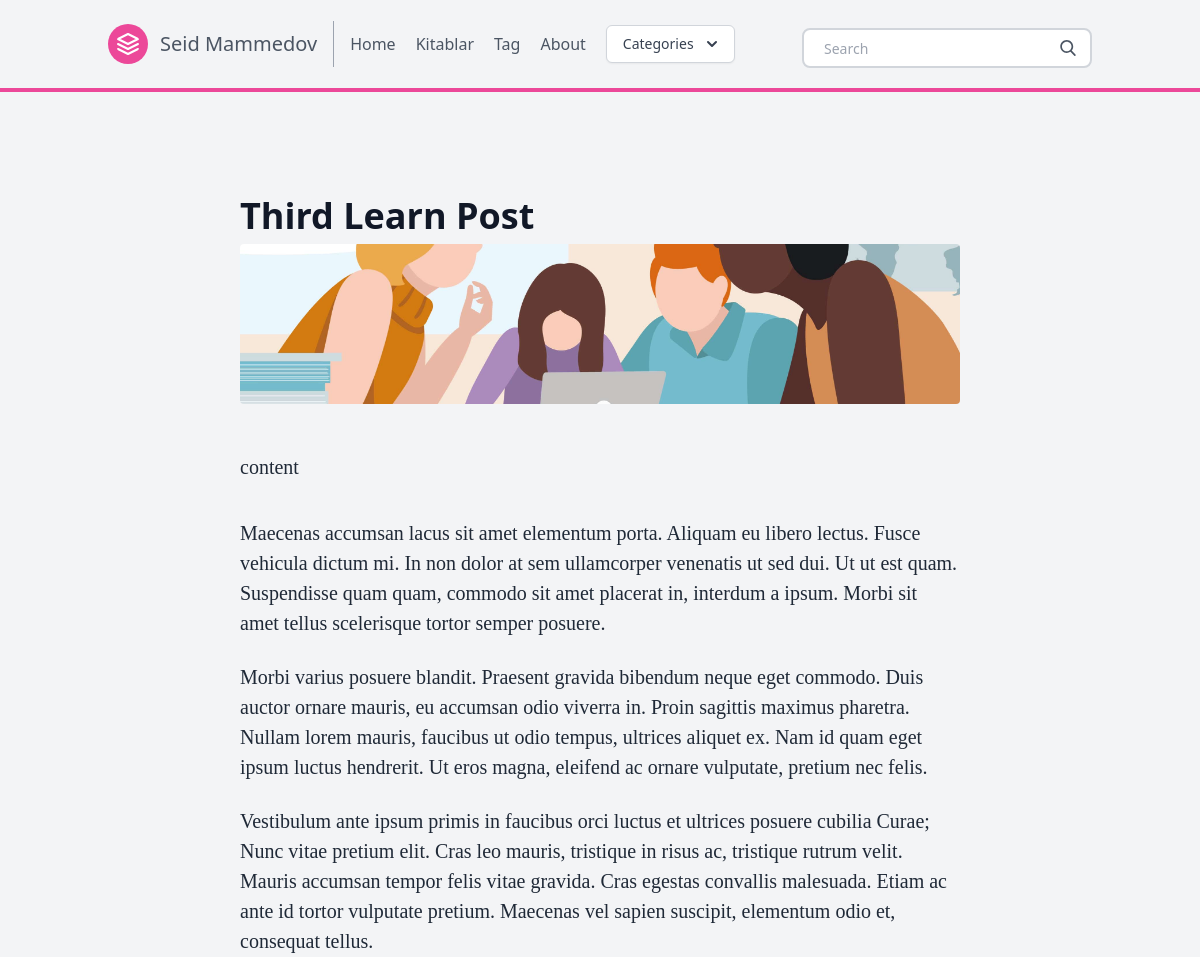
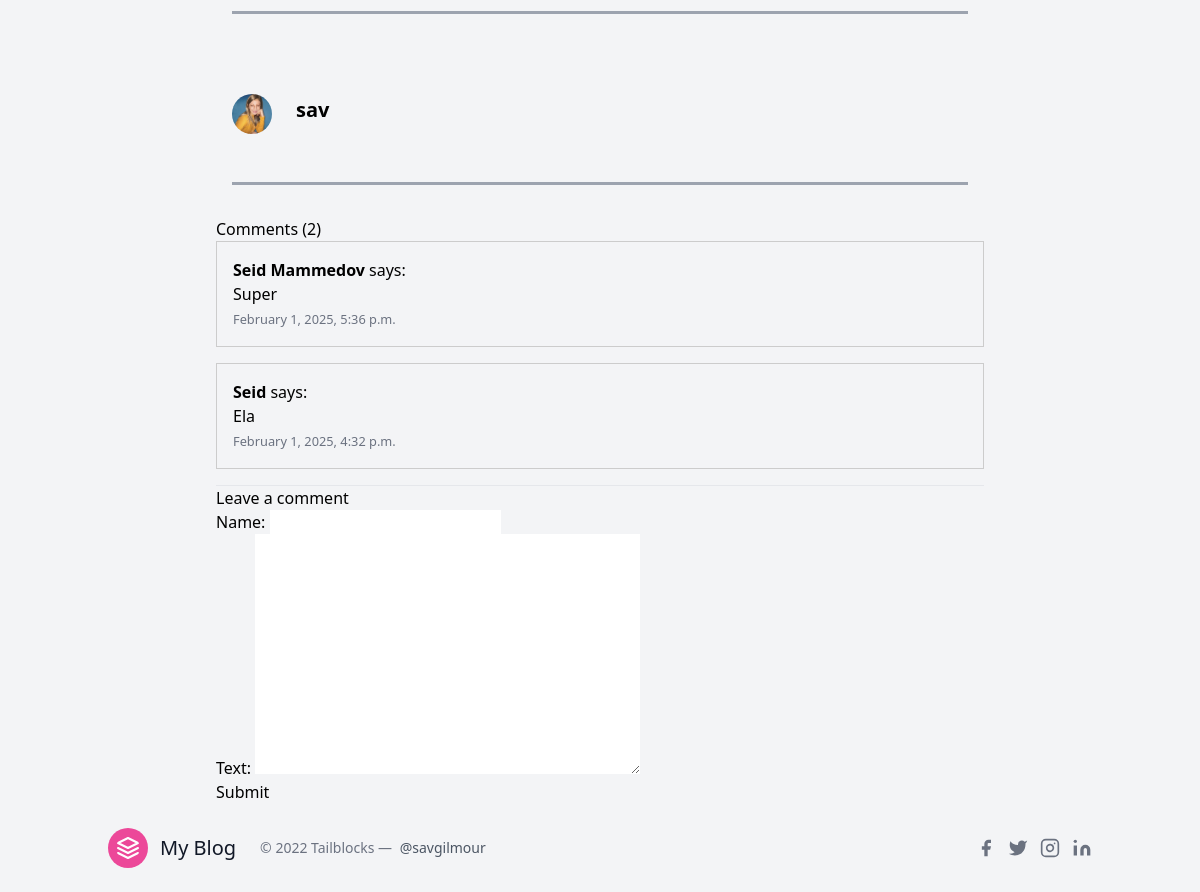
The page /post/learn-post-3/ on the database its author committed (2 pictures, top to bottom).
### posts/models.py (models this page shows, shortened)
class Post(models.Model):
    title = models.CharField(max_length=100)
    slug = models.SlugField()
    overview = models.TextField()
    timestamp = models.DateTimeField(auto_now_add=True)
    content = models.TextField()
    author = models.ForeignKey(Author, on_delete=models.CASCADE)
    thumbnail = models.ImageField()
    categories = models.ManyToManyField(Category)
    featured = models.BooleanField()

class Author(models.Model):
    user = models.OneToOneField(User, on_delete=models.CASCADE)
    profile_picture = models.ImageField()
    def __str__(self):
        return self.user.username

class Comment(models.Model):
    post = models.ForeignKey(Post, on_delete=models.CASCADE, related_name='comments')
    name = models.CharField(max_length=100)  # The commenter’s name
    text = models.TextField()                # The comment content
    created_at = models.DateTimeField(auto_now_add=True)

### posts/views.py (the view)
# urls.py: path('post/<slug>/', post, name = 'post'),
def post(request, slug):
    post_obj = get_object_or_404(Post, slug=slug)
    comments = post_obj.comments.all().order_by('-created_at')
    if request.method == 'POST':
        form = CommentForm(request.POST)
        if form.is_valid():
            new_comment = form.save(commit=False)
            new_comment.post = post_obj
            new_comment.save()
            return redirect('post', slug=slug)
    else:
        form = CommentForm()
    context = {
        'post': post_obj,
        'comments': comments,
        'form': form
    }
    return render(request, 'post.html',context)

### posts/forms.py
class CommentForm(forms.ModelForm):
    class Meta:
        model = Comment
        fields = ['name', 'text']  # We want both name and text

### posts/templatetags/markdown_extras.py (called while the page is built)
@register.filter()
@stringfilter
def markdown(value):
    return md.markdown(value, extensions=['markdown.extensions.fenced_code'])

@register.simple_tag
def get_categories():
    return Category.objects.all()[0:3]

### templates/post.html (shortened to what this page needs)
{% extends 'base.html' %}
{% load markdown_extras %}
{% block content %}
<body class="bg-gray-100 font-sans leading-normal tracking-normal">
	<div class="container w-full md:max-w-3xl mx-auto pt-20">
		<div class="w-full px-4 md:px-6 text-xl text-gray-800 leading-normal" style="font-family:Georgia,serif;">
			<div class="font-sans">
						<h1 class="font-bold font-sans break-normal text-gray-900 pt-6 pb-2 text-3xl md:text-4xl">
						{{ post.title }}</h1>
						<img class="h-40 rounded w-full object-cover object-center mb-6" src="{{ post.thumbnail.url }}" alt="content">
			</div>
			<div class="py-6">
			{{ post.content | markdown | safe }}
			</div>
			<ol>
				<li class="py-3">Maecenas accumsan lacus sit amet elementum porta. Aliquam eu libero lectus. Fusce vehicula dictum mi. In non dolor at sem ullamcorper venenatis ut sed dui. Ut ut est quam. Suspendisse quam quam, commodo sit amet placerat in, interdum a ipsum. Morbi sit amet tellus scelerisque tortor semper posuere.</li>
				<li class="py-3">Morbi varius posuere blandit. Praesent gravida bibendum neque eget commodo. Duis auctor ornare mauris, eu accumsan odio viverra in. Proin sagittis maximus pharetra. Nullam lorem mauris, faucibus ut odio tempus, ultrices aliquet ex. Nam id quam eget ipsum luctus hendrerit. Ut eros magna, eleifend ac ornare vulputate, pretium nec felis.</li>
				<li class="py-3">Vestibulum ante ipsum primis in faucibus orci luctus et ultrices posuere cubilia Curae; Nunc vitae pretium elit. Cras leo mauris, tristique in risus ac, tristique rutrum velit. Mauris accumsan tempor felis vitae gravida. Cras egestas convallis malesuada. Etiam ac ante id tortor vulputate pretium. Maecenas vel sapien suscipit, elementum odio et, consequat tellus.</li>
			</ol>
		</div>
		<hr class="border-b-2 border-gray-400 mb-8 mx-4">
		<div class="flex w-full items-center font-sans px-4 py-12">
			<img class="w-10 h-10 rounded-full mr-4" src="{{ post.author.profile_picture.url }}">
			<div class="flex-1 px-2">
				<p class="text-base font-bold text-base md:text-xl leading-none mb-2">
				{{ post.author }}</p>
			</div>
		</div>
		<hr class="border-b-2 border-gray-400 mb-8 mx-4">
		<h2>Comments ({{ comments.count }})</h2>
		{% for comment in comments %}
		  <div style="border:1px solid #ccc; margin-bottom:1em; padding:1em;">
			<p><strong>{{ comment.name }}</strong> says:</p>
			<p>{{ comment.text }}</p>
			<small class="text-gray-500">{{ comment.created_at|date:"F j, Y, g:i a" }}</small>
		  </div>
		{% empty %}
		  <p>No comments yet. Be the first!</p>
		{% endfor %}
		<hr />
		<h3>Leave a comment</h3>
		<form method="post">
		  {{ form.as_p }}
		  <button type="submit">Submit</button>
		</form>
	</div>
{% endblock content %}

### rows shown on the page
Post: title "Third Learn Post", thumbnail (picture), content "content", author.profile_picture (picture), author "sav"
Comment: name "Seid Mammedov", text "Super", created_at "February 1, 2025, 5:36 p.m."
Comment: name "Seid", text "Ela", created_at "February 1, 2025, 4:32 p.m."

### other values the page prints
{{ comments.count }} "2"
